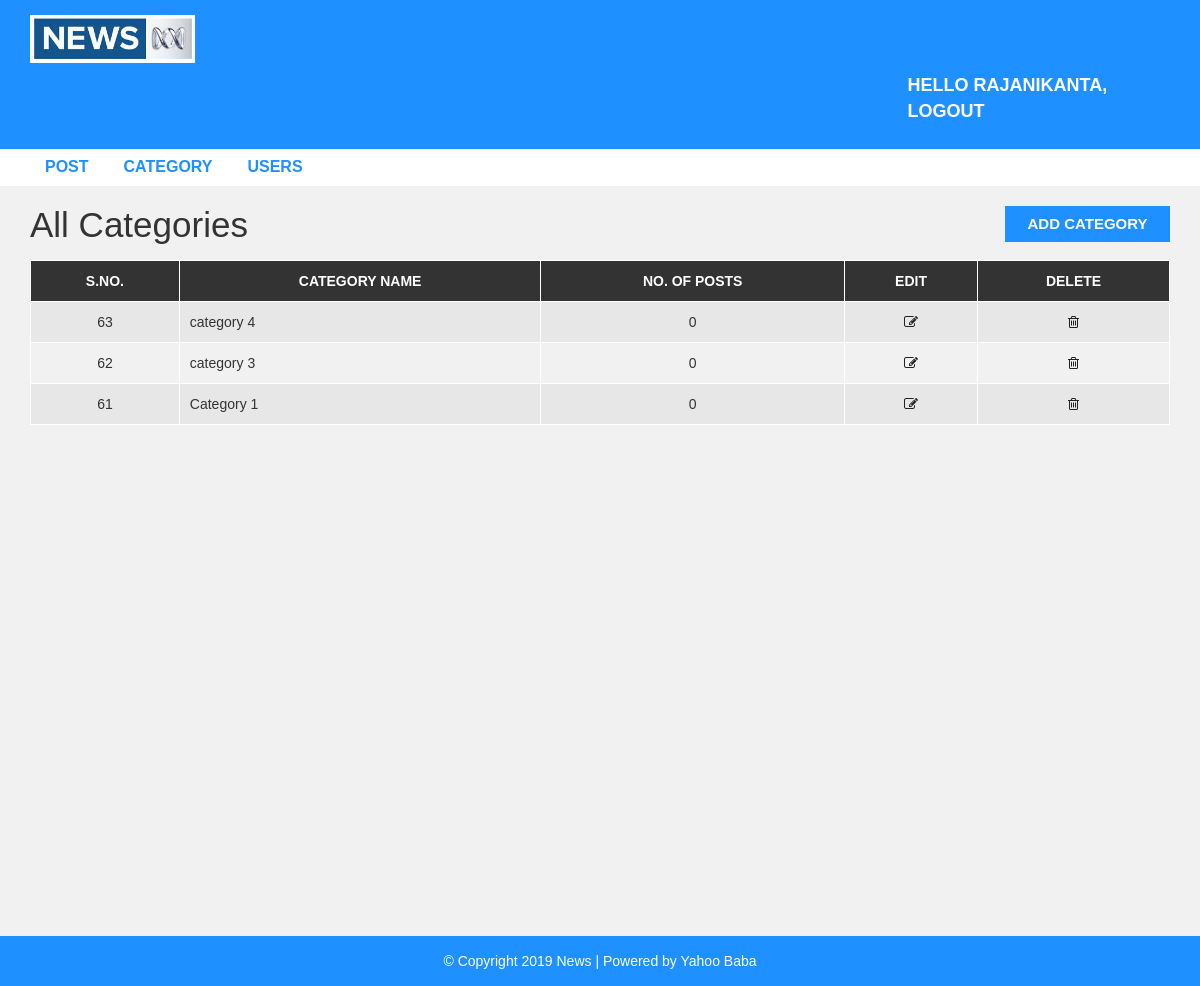
Page /admin/category.php (signed in) on the earlier database version.
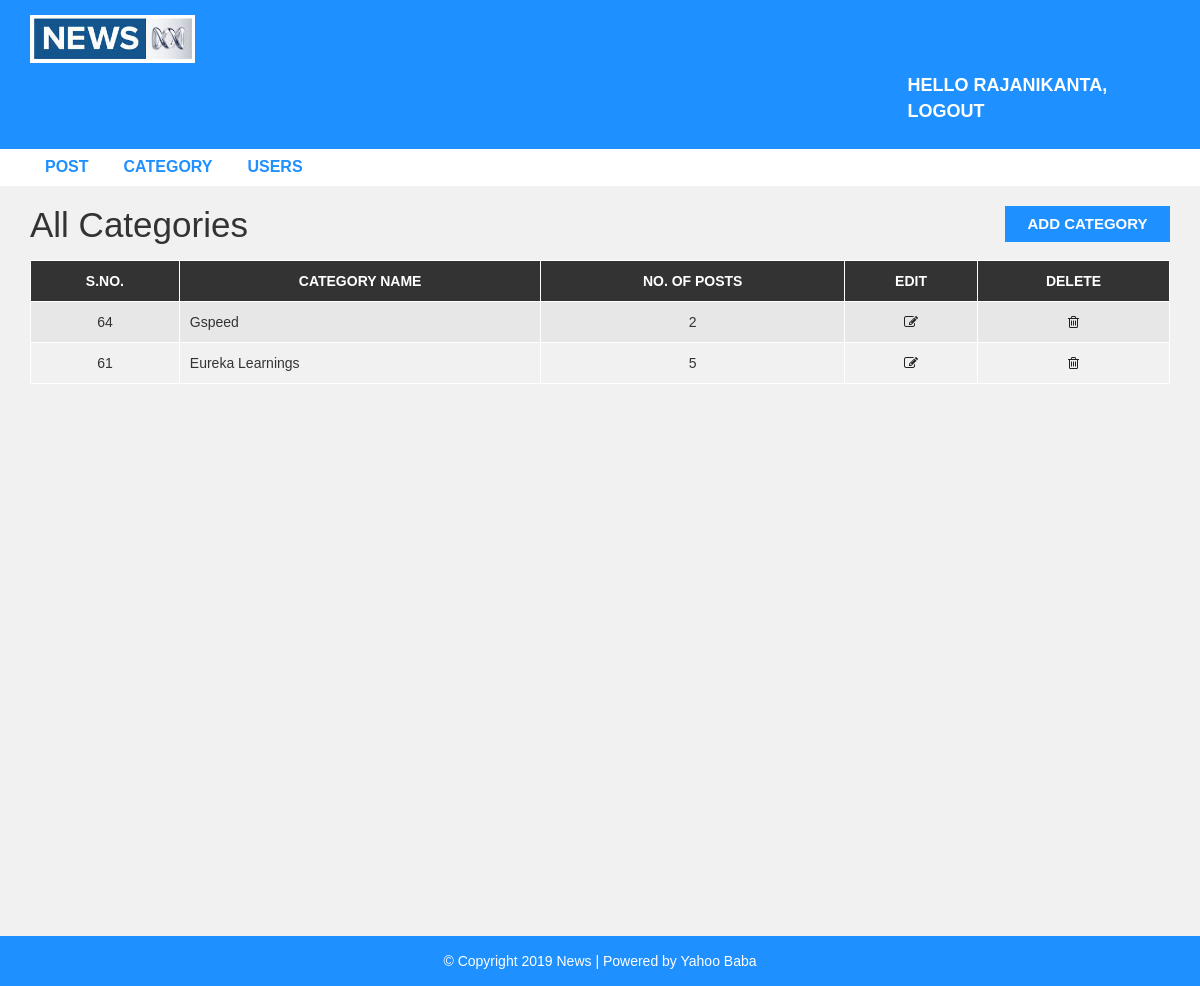
Same page on the later database version.
### tables this page shows
CREATE TABLE `category` (
  `category_id` int(11) NOT NULL,
  `category_name` varchar(100) NOT NULL,
  `post` int(11) NOT NULL DEFAULT 0
);

### admin/category.php (the view, shortened to what this page needs)
<?php include "header.php";
include "config.php";
  $limit = 3;
  if(isset($_GET['page'])){
      $page=$_GET['page'];
  }else{
      $page=1;
  }
  $offset=($page-1)* $limit;
  $sql= "SELECT * FROM category ORDER BY category_id DESC LIMIT {$offset}, {$limit}";
  $result = mysqli_query($conn, $sql) or die("Query Failed");
   ?>
<div id="admin-content">
    <div class="container">
        <div class="row">
            <div class="col-md-10">
                <h1 class="admin-heading">All Categories</h1>
            </div>
            <div class="col-md-2">
                <a class="add-new" href="add-category.php">add category</a>
            </div>
            <?php
                if(mysqli_num_rows($result)>0){
            ?>
            <div class="col-md-12">
                <table class="content-table">
                    <thead>
                        <th>S.No.</th>
                        <th>Category Name</th>
                        <th>No. of Posts</th>
                        <th>Edit</th>
                        <th>Delete</th>
                    </thead>
                    <tbody>
                        <?php
                        while($row=mysqli_fetch_assoc($result)){
                        ?>
                        <tr>
                            <td class='id'><?php echo "{$row['category_id']}" ?></td>
                            <td><?php echo "{$row['category_name']}" ?></td>
                            <td><?php echo "{$row['post']}";?></td>
                            <td class='edit'><a href='update-category.php?id=<?php echo "{$row['category_id']}" ?>'><i class='fa fa-edit'></i></a></td>
                            <td class='delete'><a href='delete-category.php?id=<?php echo "{$row['category_id']}" ?>'><i class='fa fa-trash-o'></i></a></td>
                        </tr>
                    <?php } ?>
                    </tbody>
                </table>
            </div>
            <?php
             }
          ?>
        </div>
    </div>
</div>
<?php include "footer.php"; ?>

Differences in the rows shown:
removed category: category_id "63", category_name "category 4", post "0"
removed category: category_id "62", category_name "category 3", post "0"
added category: category_id "64", category_name "Gspeed", post "2"
changed category id 61: category_name "Category 1" → "Eureka Learnings"; post "0" → "5"
